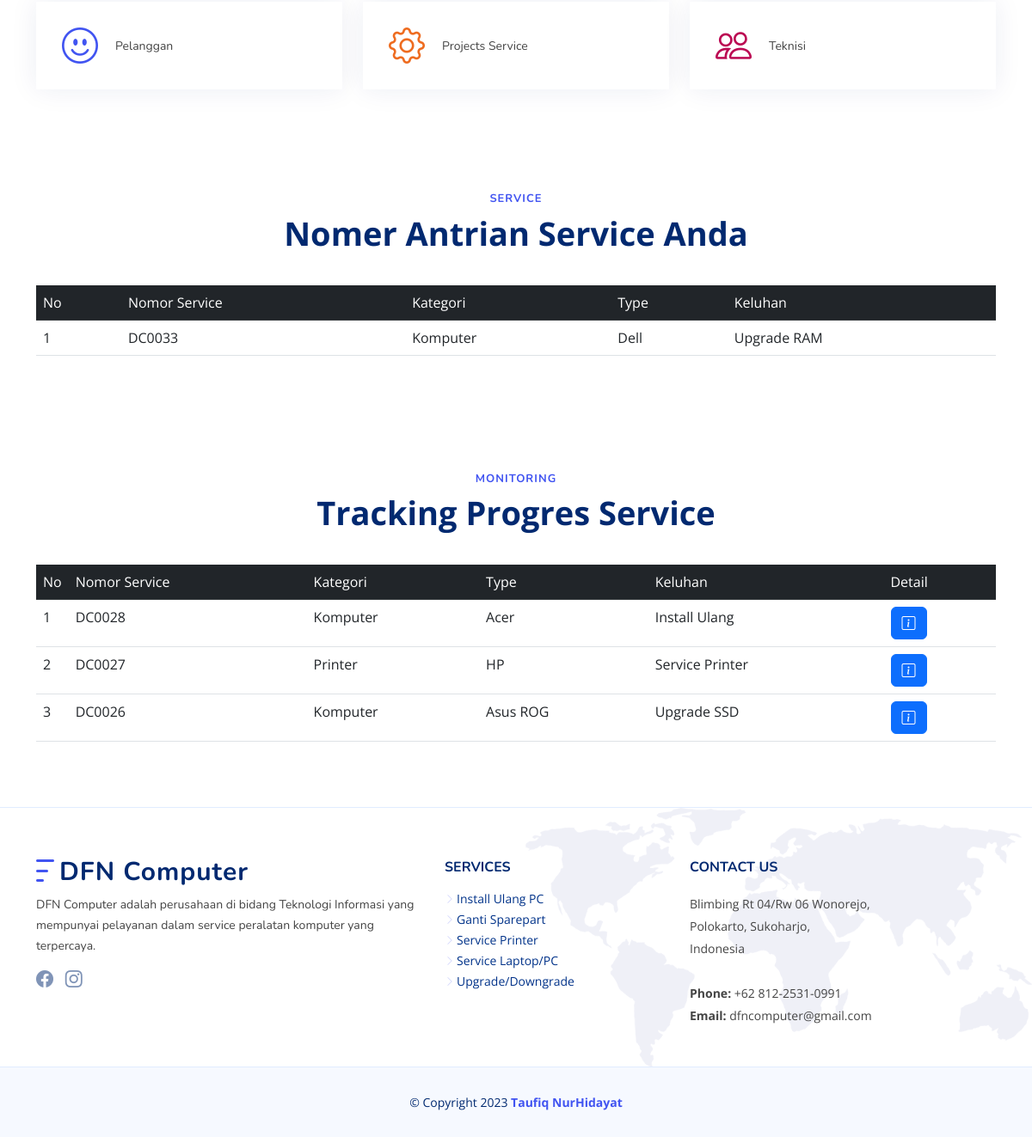
The app's page /pelanggan/index.php (signed in, lower part), older data.
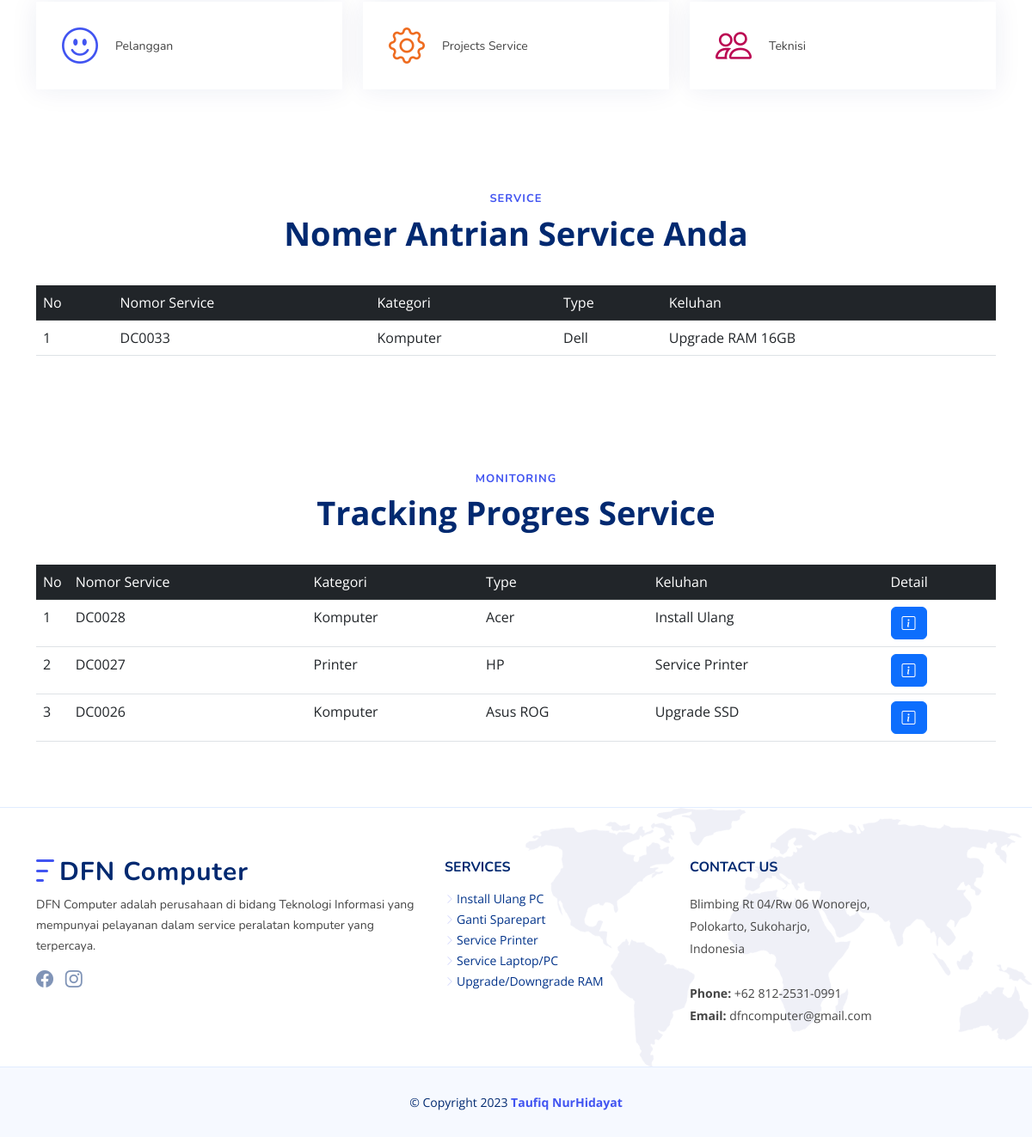
The same page, newer data.
### tables this page shows
CREATE TABLE `service` (
  `no_service` int(11) NOT NULL,
  `id_pelanggan` int(11) NOT NULL,
  `kategori` varchar(255) NOT NULL,
  `type` varchar(255) NOT NULL,
  `keluhan` text NOT NULL,
  `tanggal` datetime DEFAULT current_timestamp(),
  `progres` varchar(255) NOT NULL,
  `keterangan` varchar(255) NOT NULL,
  `totharga` int(25) NOT NULL,
  `id_admin` int(11) NOT NULL,
  `id_order` int(11) NOT NULL,
  `tgl_update` datetime NOT NULL DEFAULT current_timestamp() ON UPDATE current_timestamp()
);

CREATE TABLE `jasa` (
  `id_jasa` int(11) NOT NULL,
  `kategori` varchar(255) NOT NULL,
  `keterangan` varchar(255) NOT NULL
);

### pelanggan/index.php (the view, shortened to what the changed rows need)
<?php include('../koneksi.php');
?>
<!DOCTYPE html>
<html lang="en">
<head>
    <link href="../public/assets/vendor/aos/aos.css" rel="stylesheet">
    <link href="../public/assets/vendor/bootstrap/css/bootstrap.min.css" rel="stylesheet">
    <link href="../public/assets/vendor/bootstrap-icons/bootstrap-icons.css" rel="stylesheet">
    <link href="../public/assets/vendor/glightbox/css/glightbox.min.css" rel="stylesheet">
    <link href="../public/assets/vendor/remixicon/remixicon.css" rel="stylesheet">
    <link href="../public/assets/vendor/swiper/swiper-bundle.min.css" rel="stylesheet">
    <link href="../public/assets/css/style.css" rel="stylesheet">
</head>
<body>
    <section id="service" class="service">
        <div class="container" data-aos="fade-up">
            <div class="row">
                <div class="col-lg-12 d-flex flex-column justify-content-center">
                    <header class="section-header">
                        <h2>Service</h2>
                    </header>
                    <div class="table-responsive" id="tablefilter">
                        <table class="table table-hover">
                            <thead>
                                <tr class="table-dark">
                                    <td>No</td>
                                    <td>Nomor Service</td>
                                    <td>Kategori</td>
                                    <td>Type</td>
                                    <td>Keluhan</td>
                                </tr>
                            </thead>
                            <tbody>
                                <?php
                                $no = 1;
                                $idp = $_SESSION['id_pelanggan'];
                                $sql = mysqli_query($koneksi, "SELECT * FROM service WHERE progres IN ('Dalam Antrian') AND id_pelanggan='$idp' ORDER BY no_service desc");
                                if (mysqli_num_rows($sql) > 0) {
                                    while ($data = mysqli_fetch_assoc($sql)) {
                                        echo '
                                        <tr>
                                        <td>' . $no++ . '</td>
                                        <td>DC00' . $data['no_service'] . '</td>
                                        <td>' . $data['kategori'] . '</td>
                                        <td>' . $data['type'] . '</td>
                                        <td>' . $data['keluhan'] . '</td>
                                        ';
                                    }
                                } else {
                                    echo '
                                    <tr>
                                        <td colspan="5"> Tidak ada data </td>
                                    <tr>
                                    ';
                                }
                                ?>
                            </tbody>
                        </table>
                    </div>
                </div>
            </div>
    </section>
    <section id="monitoring" class="monitoring">
        <div class="container" data-aos="fade-up">
            <div class="row">
                <div class="col-lg-12 d-flex flex-column justify-content-center">
                    <header class="section-header">
                        <h2>Monitoring</h2>
                    </header>
                    <div class="table-responsive" id="tablefilter">
                        <table class="table table-hover">
                            <thead>
                                <tr class="table-dark">
                                    <td style="width: 1%;">No</td>
                                    <td>Nomor Service</td>
                                    <td>Kategori</td>
                                    <td>Type</td>
                                    <td>Keluhan</td>
                                    <td>Detail</td>
                                </tr>
                            </thead>
                        </table>
                    </div>
                </div>
            </div>
        </div>
    </section>
    <?php
    include '../footer.php';
    ?>
</body>
</html>

### footer.php (shortened to what the changed rows need)
<footer id="footer" class="footer fixed">
  <div class="footer-top">
    <div class="container">
      <div class="row gy-4">
        <div class="col-lg-3 col-md-12 footer-links">
          <?php
          $sql = mysqli_query($koneksi, "SELECT * FROM jasa");
          while ($data = mysqli_fetch_array($sql)) {
          ?>
            <ul>
              <li>
                <i class="bi bi-chevron-right"></i>
                <a><?php echo $data['keterangan']; ?></a>
              </li>
            </ul>
          <?php
          }
          ?>
        </div>
      </div>
    </div>
  </div>
</footer>

Row changes from the older to the newer data that the page shows:
changed service "Dell": keluhan "Upgrade RAM" → "Upgrade RAM 16GB"
changed jasa: keterangan "Upgrade/Downgrade" → "Upgrade/Downgrade RAM"
